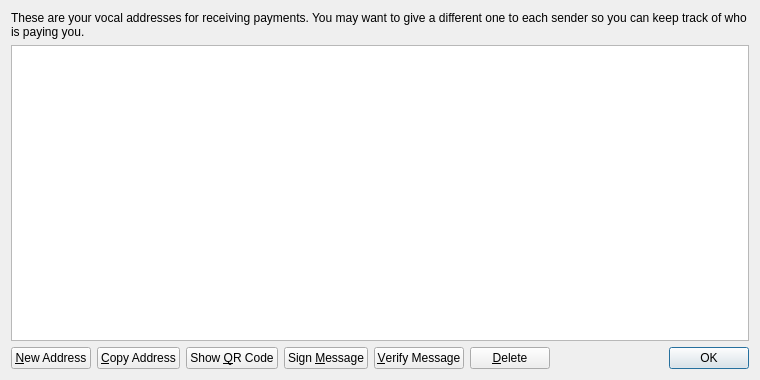
<?xml version="1.0" encoding="UTF-8"?>
<ui version="4.0">
 <class>AddressBookPage</class>
 <widget class="QWidget" name="AddressBookPage">
  <property name="geometry">
   <rect>
    <x>0</x>
    <y>0</y>
    <width>760</width>
    <height>380</height>
   </rect>
  </property>
  <property name="windowTitle">
   <string>Address Book</string>
  </property>
  <layout class="QVBoxLayout" name="verticalLayout">
   <item>
    <widget class="QLabel" name="labelExplanation">
     <property name="text">
      <string>These are your vocal addresses for receiving payments. You may want to give a different one to each sender so you can keep track of who is paying you.</string>
     </property>
     <property name="textFormat">
      <enum>Qt::PlainText</enum>
     </property>
     <property name="wordWrap">
      <bool>true</bool>
     </property>
    </widget>
   </item>
   <item>
    <widget class="QTableView" name="tableView">
     <property name="contextMenuPolicy">
      <enum>Qt::CustomContextMenu</enum>
     </property>
     <property name="toolTip">
      <string>Double-click to edit address or label</string>
     </property>
     <property name="tabKeyNavigation">
      <bool>false</bool>
     </property>
     <property name="alternatingRowColors">
      <bool>true</bool>
     </property>
     <property name="selectionMode">
      <enum>QAbstractItemView::SingleSelection</enum>
     </property>
     <property name="selectionBehavior">
      <enum>QAbstractItemView::SelectRows</enum>
     </property>
     <property name="sortingEnabled">
      <bool>true</bool>
     </property>
     <attribute name="verticalHeaderVisible">
      <bool>false</bool>
     </attribute>
    </widget>
   </item>
   <item>
    <layout class="QHBoxLayout" name="horizontalLayout">
     <item>
      <widget class="QPushButton" name="newAddressButton">
       <property name="toolTip">
        <string>Create a new address</string>
       </property>
       <property name="text">
        <string>&amp;New Address</string>
       </property>
       <property name="icon">
        <iconset resource="../bitcoin.qrc">
         <normaloff>:/icons/add</normaloff>:/icons/add</iconset>
       </property>
      </widget>
     </item>
     <item>
      <widget class="QPushButton" name="copyToClipboard">
       <property name="toolTip">
        <string>Copy the currently selected address to the system clipboard</string>
       </property>
       <property name="text">
        <string>&amp;Copy Address</string>
       </property>
       <property name="icon">
        <iconset resource="../bitcoin.qrc">
         <normaloff>:/icons/editcopy</normaloff>:/icons/editcopy</iconset>
       </property>
      </widget>
     </item>
     <item>
      <widget class="QPushButton" name="showQRCode">
       <property name="text">
        <string>Show &amp;QR Code</string>
       </property>
       <property name="icon">
        <iconset resource="../bitcoin.qrc">
         <normaloff>:/icons/qrcode</normaloff>:/icons/qrcode</iconset>
       </property>
      </widget>
     </item>
     <item>
      <widget class="QPushButton" name="signMessage">
       <property name="toolTip">
        <string>Sign a message to prove you own a vocal address</string>
       </property>
       <property name="text">
        <string>Sign &amp;Message</string>
       </property>
       <property name="icon">
        <iconset resource="../bitcoin.qrc">
         <normaloff>:/icons/edit</normaloff>:/icons/edit</iconset>
       </property>
      </widget>
     </item>
     <item>
      <widget class="QPushButton" name="verifyMessage">
       <property name="toolTip">
        <string>Verify a message to ensure it was signed with a specified vocal address</string>
       </property>
       <property name="text">
        <string>&amp;Verify Message</string>
       </property>
       <property name="icon">
        <iconset resource="../bitcoin.qrc">
         <normaloff>:/icons/transaction_0</normaloff>:/icons/transaction_0</iconset>
       </property>
      </widget>
     </item>
     <item>
      <widget class="QPushButton" name="deleteButton">
       <property name="toolTip">
        <string>Delete the currently selected address from the list</string>
       </property>
       <property name="text">
        <string>&amp;Delete</string>
       </property>
       <property name="icon">
        <iconset resource="../bitcoin.qrc">
         <normaloff>:/icons/remove</normaloff>:/icons/remove</iconset>
       </property>
      </widget>
     </item>
     <item>
      <spacer name="horizontalSpacer">
       <property name="orientation">
        <enum>Qt::Horizontal</enum>
       </property>
       <property name="sizeHint" stdset="0">
        <size>
         <width>40</width>
         <height>20</height>
        </size>
       </property>
      </spacer>
     </item>
     <item>
      <widget class="QDialogButtonBox" name="buttonBox">
       <property name="sizePolicy">
        <sizepolicy hsizetype="Maximum" vsizetype="Fixed">
         <horstretch>0</horstretch>
         <verstretch>0</verstretch>
        </sizepolicy>
       </property>
       <property name="standardButtons">
        <set>QDialogButtonBox::Ok</set>
       </property>
      </widget>
     </item>
    </layout>
   </item>
  </layout>
 </widget>
 <resources>
  <include location="../bitcoin.qrc"/>
 </resources>
 <connections/>
</ui>
